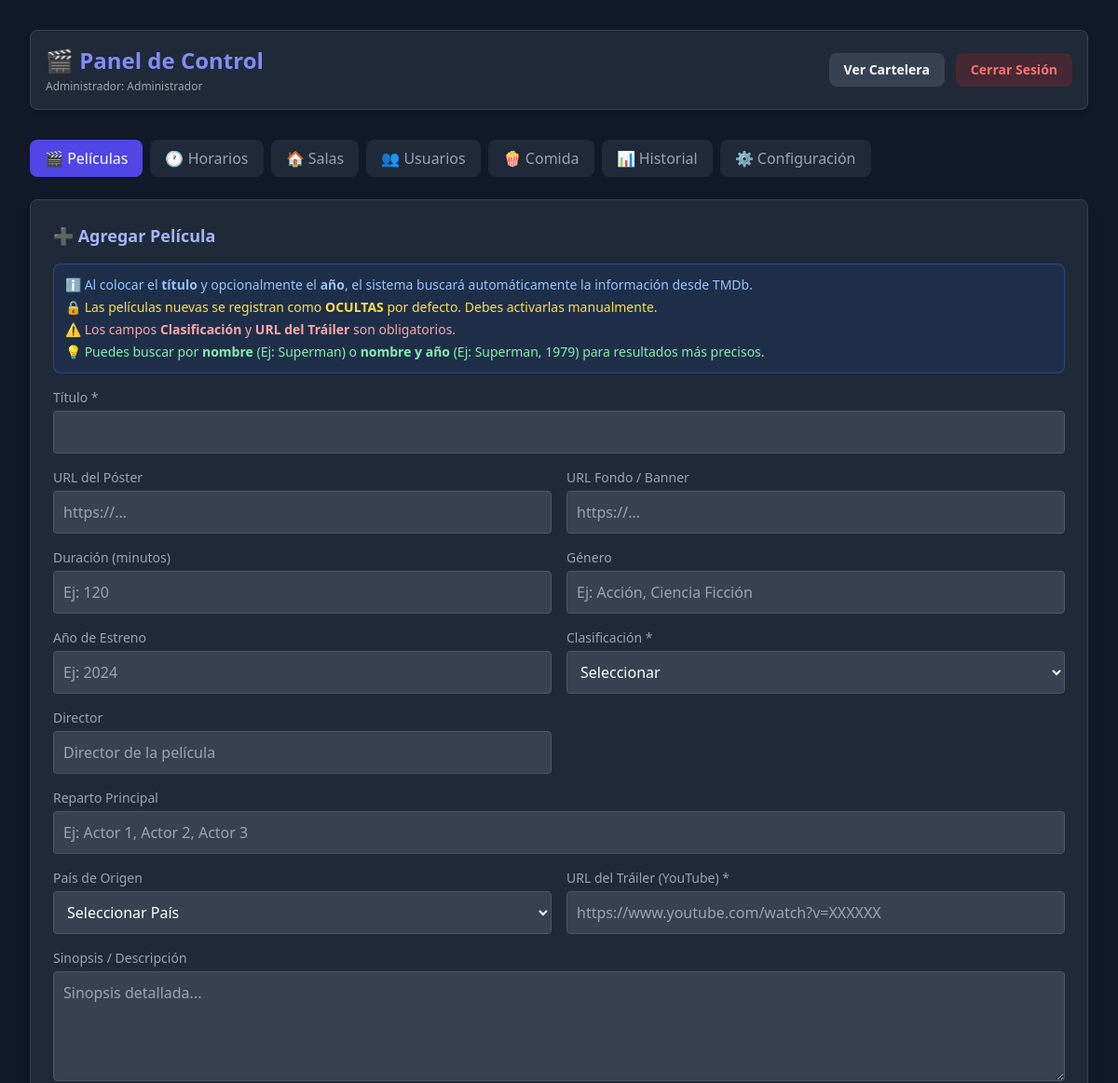
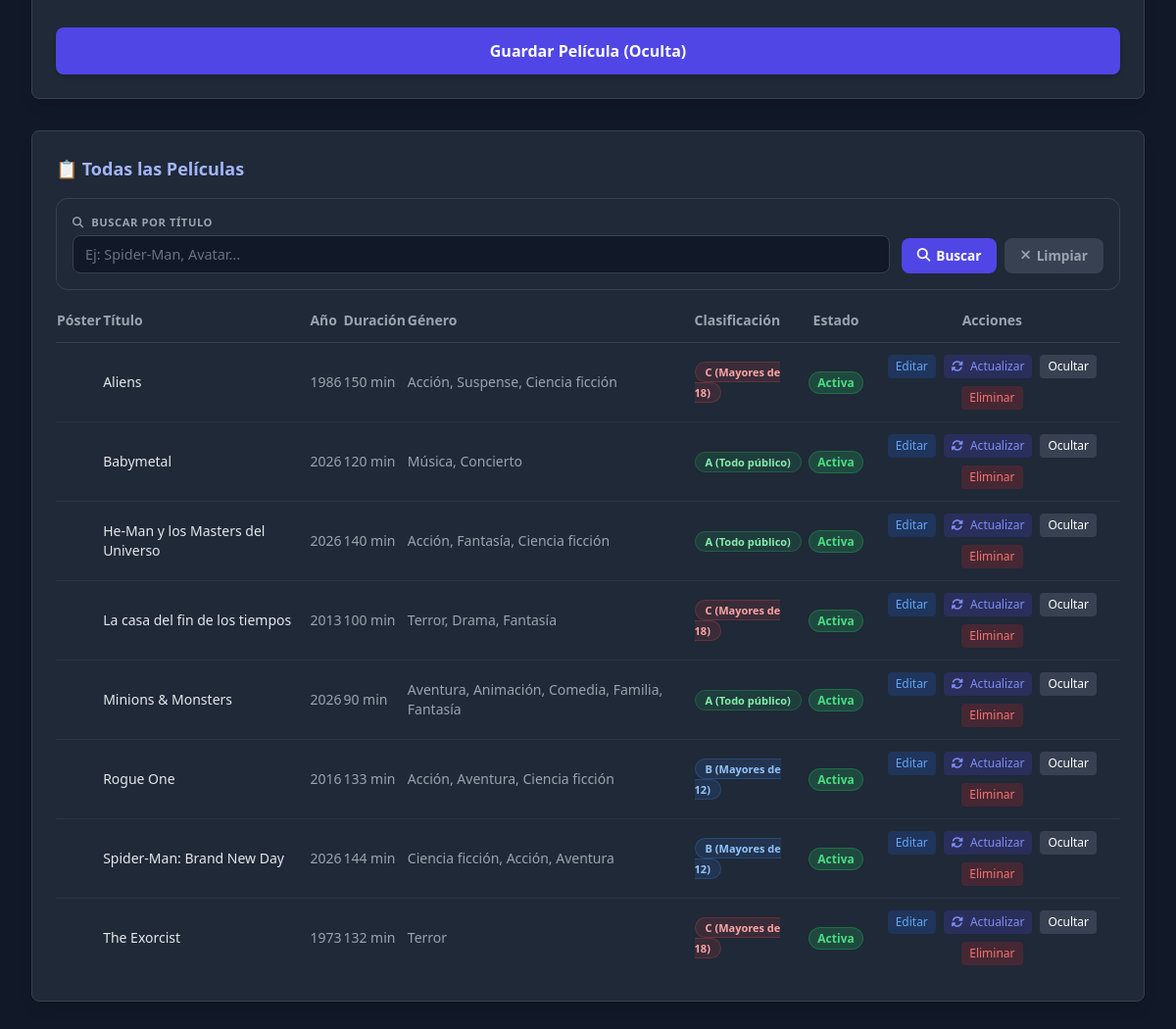
/admin.php (signed in), run on the app's committed database (2 pictures, top to bottom).
### tables this page shows
CREATE TABLE `movies` (
  `id` int(11) NOT NULL,
  `title` varchar(255) NOT NULL,
  `description` text DEFAULT NULL,
  `poster_url` varchar(255) DEFAULT NULL,
  `banner_url` varchar(255) DEFAULT NULL,
  `cast_members` text DEFAULT NULL,
  `country_id` int(11) DEFAULT NULL,
  `duration` int(11) DEFAULT NULL,
  `genre` varchar(100) DEFAULT NULL,
  `year` year(4) DEFAULT NULL,
  `director` varchar(100) DEFAULT NULL,
  `classification` varchar(50) DEFAULT NULL,
  `trailer_url` varchar(255) DEFAULT NULL,
  `is_active` tinyint(1) DEFAULT 1,
  `created_at` timestamp NULL DEFAULT current_timestamp()
);

### admin.php (the view, shortened to what the rows shown need)
<?php
require_once 'config.php';
$activeTab = $_GET['tab'] ?? 'movies';
$csrf_token = generateCSRFToken();
$movies_sql = "SELECT * FROM movies WHERE 1=1";
$movies_params = [];
$movies_sql .= " ORDER BY title ASC";
$stmt = $pdo->prepare($movies_sql);
$stmt->execute($movies_params);
$movies = $stmt->fetchAll();
$edit_movie = null;
?>
<!DOCTYPE html>
<html lang="es">
<head>
    <script src="https://cdn.tailwindcss.com"></script>
    <link rel="stylesheet" href="https://cdnjs.cloudflare.com/ajax/libs/font-awesome/6.4.0/css/all.min.css">
</head>
<body class="bg-gray-900 text-white min-h-screen p-4 md:p-8">
<div class="max-w-7xl mx-auto">
    <div class="flex flex-col sm:flex-row justify-between items-center mb-8 gap-4 bg-gray-800 p-4 rounded-lg shadow-md border border-gray-700">
        <div>
            <h1 class="text-2xl font-bold text-indigo-400 flex items-center gap-2">🎬 Panel de Control</h1>
        </div>
    </div>
    <?php if($activeTab === 'movies'): ?>
        <div class="bg-gray-800 p-6 rounded-lg shadow-lg border border-gray-700 mb-8">
            <h2 class="text-lg font-bold mb-4 text-indigo-300">
                <?= $edit_movie ? '✏️ Editar Película' : '➕ Agregar Película' ?>
            </h2>
        </div>
        <div class="bg-gray-800 p-6 rounded-lg shadow-lg border border-gray-700">
            <h2 class="text-lg font-bold mb-4 text-indigo-300">📋 Todas las Películas</h2>
            <div class="overflow-x-auto">
                <table class="w-full text-left border-collapse">
                    <thead>
                    <tr class="border-b border-gray-700 text-gray-400 text-sm">
                        <th class="pb-3 font-semibold">Póster</th>
                        <th class="pb-3 font-semibold">Título</th>
                        <th class="pb-3 font-semibold">Año</th>
                        <th class="pb-3 font-semibold">Duración</th>
                        <th class="pb-3 font-semibold">Género</th>
                        <th class="pb-3 font-semibold">Clasificación</th>
                        <th class="pb-3 font-semibold text-center">Estado</th>
                        <th class="pb-3 font-semibold text-center">Acciones</th>
                    </tr>
                    </thead>
                    <tbody class="divide-y divide-gray-700/50 text-sm" id="moviesTableBody">
                    <?php foreach($movies as $m): ?>
                        <tr>
                            <td class="py-3">
                            </td>
                            <td class="py-3 font-medium text-gray-200"><?= htmlspecialchars($m['title']) ?></td>
                            <td class="py-3 text-gray-400"><?= htmlspecialchars($m['year'] ?? '-') ?></td>
                            <td class="py-3 text-gray-400"><?= $m['duration'] ? htmlspecialchars($m['duration']) . ' min' : '-' ?></td>
                            <td class="py-3 text-gray-400"><?= htmlspecialchars($m['genre'] ?? '-') ?></td>
                            <td class="py-3">
                                <?php if($m['classification']): ?>
                                    <?php if(strpos($m['classification'], 'A') !== false): ?>
                                        <span class="badge-a"><?= htmlspecialchars($m['classification']) ?></span>
                                    <?php elseif(strpos($m['classification'], 'B') !== false): ?>
                                        <span class="badge-b"><?= htmlspecialchars($m['classification']) ?></span>
                                    <?php elseif(strpos($m['classification'], 'C') !== false): ?>
                                        <span class="badge-c"><?= htmlspecialchars($m['classification']) ?></span>
                                    <?php else: ?>
                                        <span class="badge-b"><?= htmlspecialchars($m['classification']) ?></span>
                                    <?php endif; ?>
                                <?php else: ?>
                                    <span class="text-gray-500 text-xs">No definida</span>
                                <?php endif; ?>
                            </td>
                            <td class="py-3 text-center">
                                <?php if($m['is_active']): ?>
                                    <span class="bg-green-500/20 text-green-400 text-xs px-2 py-0.5 rounded-full font-bold border border-green-500/30">Activa</span>
                                <?php else: ?>
                                    <span class="bg-gray-500/20 text-gray-400 text-xs px-2 py-0.5 rounded-full font-bold border border-gray-500/30">Oculta</span>
                                <?php endif; ?>
                            </td>
                            <td class="py-3 text-center">
                                <div class="flex justify-center gap-2 flex-wrap">
                                    <a href="?tab=movies&edit_movie_id=<?= htmlspecialchars($m['id']) ?>&csrf_token=<?= htmlspecialchars($csrf_token) ?>"
                                       class="text-xs px-2 py-1 rounded bg-blue-600/20 hover:bg-blue-600/40 text-blue-400 transition-colors">Editar</a>
                                    <a href="?update_movie=<?= htmlspecialchars($m['id']) ?>&tab=movies&csrf_token=<?= htmlspecialchars($csrf_token) ?>"
                                       class="text-xs px-2 py-1 rounded bg-indigo-600/20 hover:bg-indigo-600/40 text-indigo-400 transition-colors"
                                       onclick="return confirm('¿Actualizar los datos de la película desde TMDb?')">
                                        <i class="fas fa-sync-alt mr-1"></i> Actualizar
                                    </a>
                                    <a href="?toggle_movie=<?= htmlspecialchars($m['id']) ?>&tab=movies&csrf_token=<?= htmlspecialchars($csrf_token) ?>"
                                       class="text-xs px-2 py-1 rounded bg-gray-700 hover:bg-gray-600 transition-colors"
                                       onclick="return confirm('¿Cambiar estado de esta película?')">
                                        <?= $m['is_active'] ? 'Ocultar' : 'Mostrar' ?>
                                    </a>
                                    <a href="?delete_movie=<?= htmlspecialchars($m['id']) ?>&tab=movies&csrf_token=<?= htmlspecialchars($csrf_token) ?>"
                                       class="text-xs px-2 py-1 rounded bg-red-600/20 hover:bg-red-600/40 text-red-400 transition-colors"
                                       onclick="return confirm('¿Eliminar esta película permanentemente? Se eliminarán también todos los horarios y boletos asociados.')">
                                        Eliminar
                                    </a>
                                </div>
                            </td>
                        </tr>
                    <?php endforeach; ?>
                    </tbody>
                </table>
            </div>
        </div>
    <?php endif; ?>
</div>
</body>
</html>

### data on the page
movies: title "Aliens", year "1986", duration "150", genre "Acción, Suspense, Ciencia ficción", classification "C (Mayores de 18)", is_active "Activa"
movies: title "Babymetal", year "2026", duration "120", genre "Música, Concierto", classification "A (Todo público)", is_active "Activa"
movies: title "He-Man y los Masters del Universo", year "2026", duration "140", genre "Acción, Fantasía, Ciencia ficción", classification "A (Todo público)", is_active "Activa"
movies: title "La casa del fin de los tiempos", year "2013", duration "100", genre "Terror, Drama, Fantasía", classification "C (Mayores de 18)", is_active "Activa"
movies: title "Minions & Monsters", year "2026", duration "90", genre "Aventura, Animación, Comedia, Familia, Fantasía", classification "A (Todo público)", is_active "Activa"
movies: title "Rogue One", year "2016", duration "133", genre "Acción, Aventura, Ciencia ficción", classification "B (Mayores de 12)", is_active "Activa"
movies: title "Spider-Man: Brand New Day", year "2026", duration "144", genre "Ciencia ficción, Acción, Aventura", classification "B (Mayores de 12)", is_active "Activa"
movies: title "The Exorcist", year "1973", duration "132", genre "Terror", classification "C (Mayores de 18)", is_active "Activa"

### other printed values
$_SESSION['user_name'] "Administrador"
